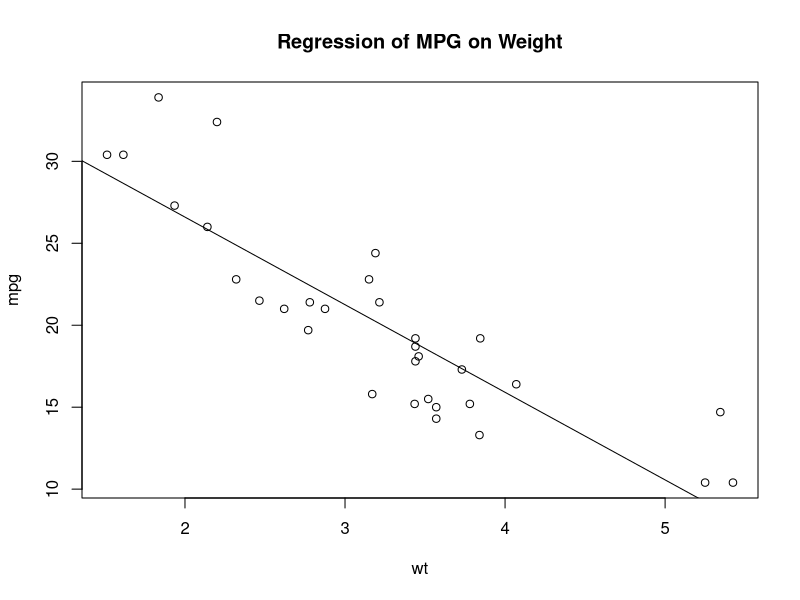
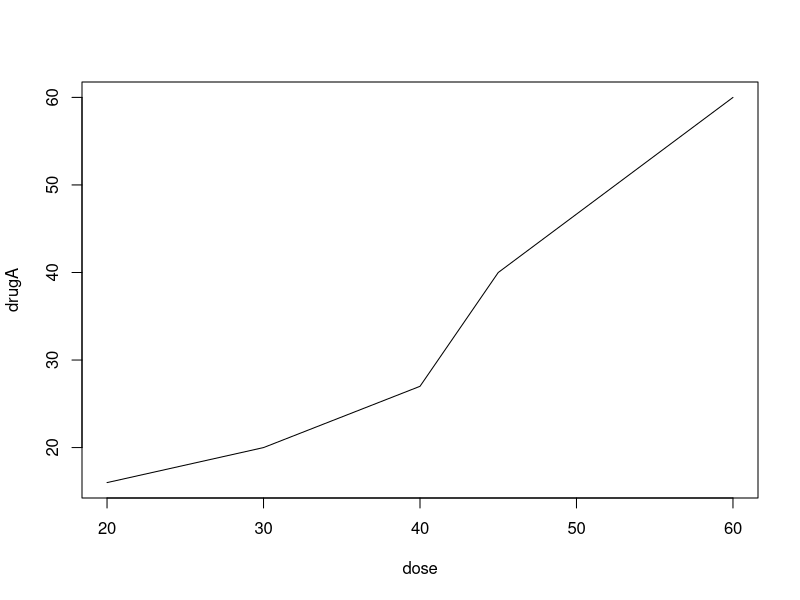
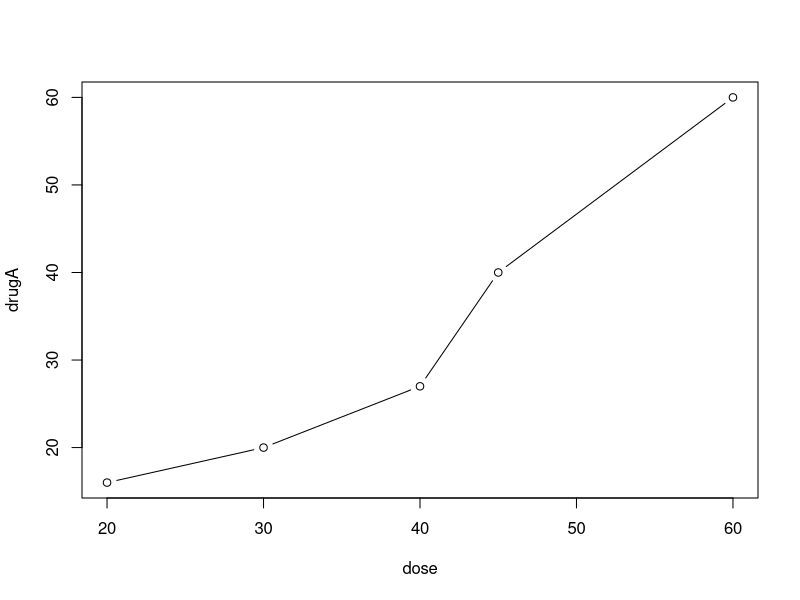
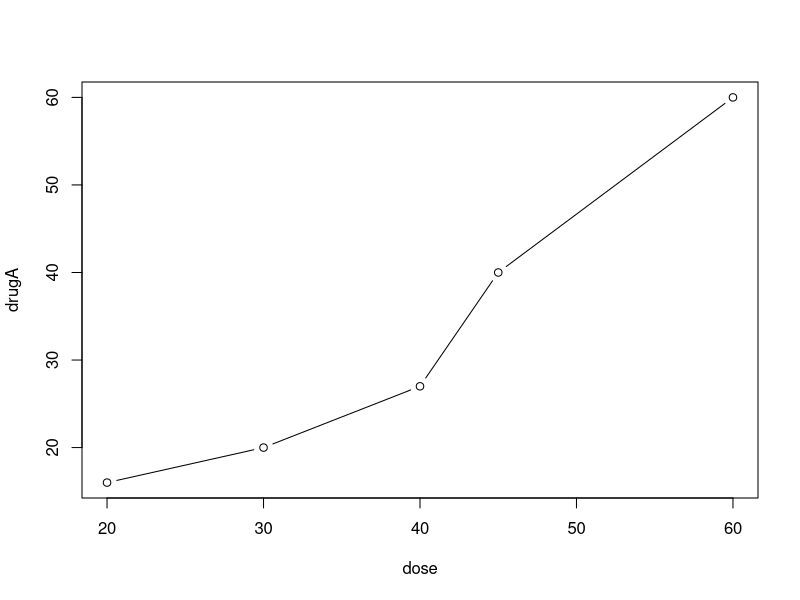
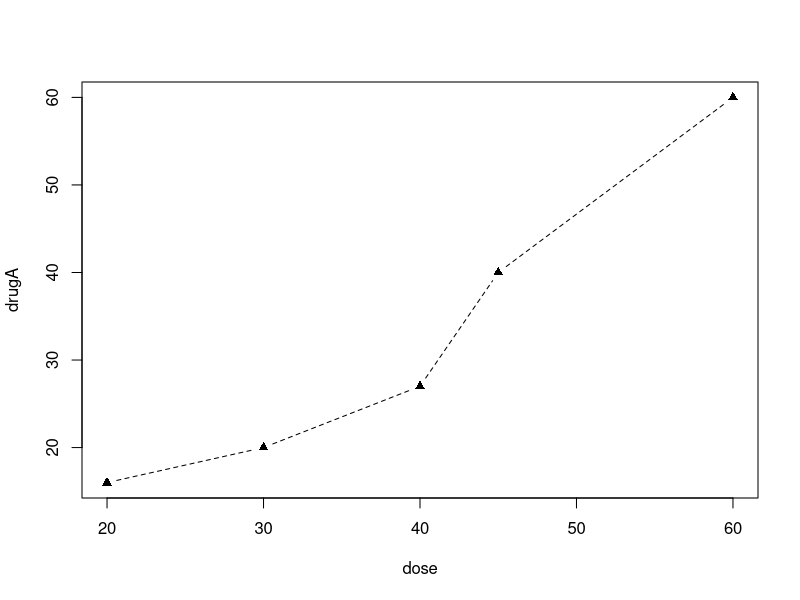
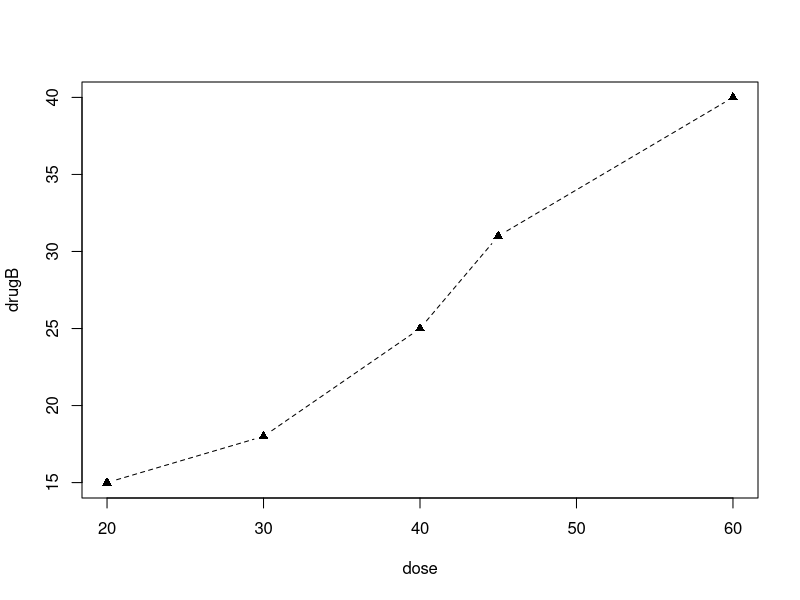
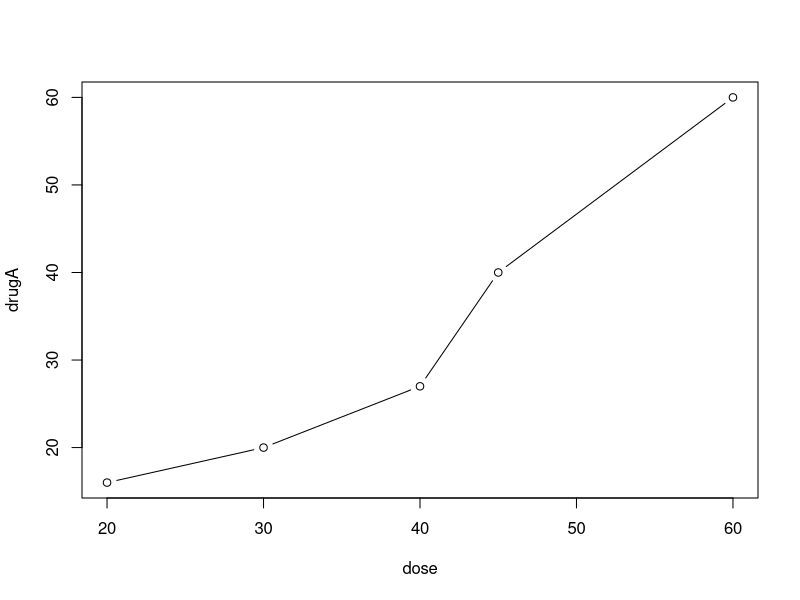
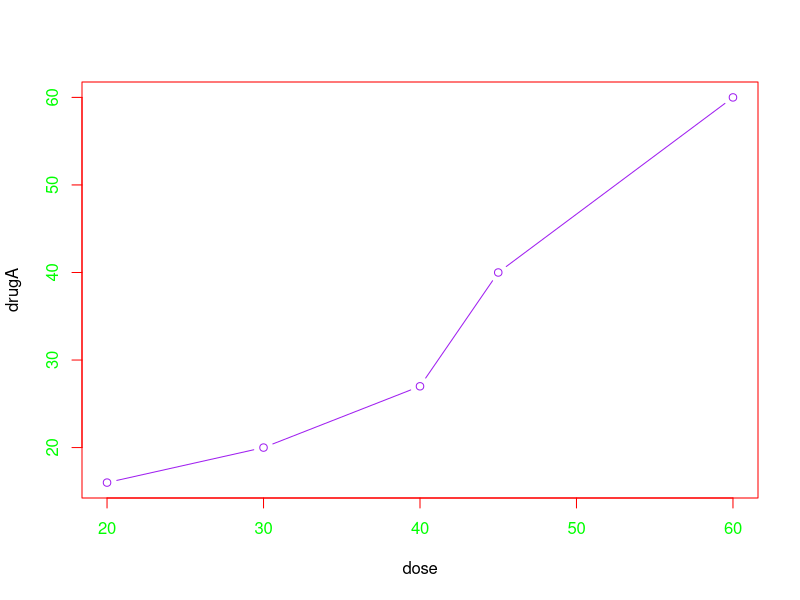

Recreate these plots in R, in order.
attach(mtcars)
plot(wt, mpg)
abline(lm(mpg~wt))
title("Regression of MPG on Weight")
detach(mtcars)

dose <- c(20, 30, 40, 45, 60)
drugA <- c(16, 20, 27, 40, 60)
drugB <- c(15, 18, 25, 31, 40)
plot(dose, drugA, type="l")
plot(dose, drugA, type="b")

par(no.readonly = T)
opar <- par(no.readonly=TRUE)
plot(dose, drugA, type="b")
par(lty=2, pch=17)
plot(dose, drugA, type="b")
plot(dose, drugB, type="b")
par(opar)
plot(dose, drugA, type="b")
plot(dose, drugA, type="b",fg='red', col='purple', col.axis='green')

library(RColorBrewer)
n <- 7
mycolors <- brewer.pal(n, "Set1")
barplot(rep(1,n), col=mycolors)
barplot(rep(1,n), col=1:7)

n <- 10
mycolors <- rainbow(n)
pie(rep(1, n), labels=mycolors, col=mycolors)
mygrays <- gray(0:n/n)
pie(rep(1, n), labels=mygrays, col=mygrays)
